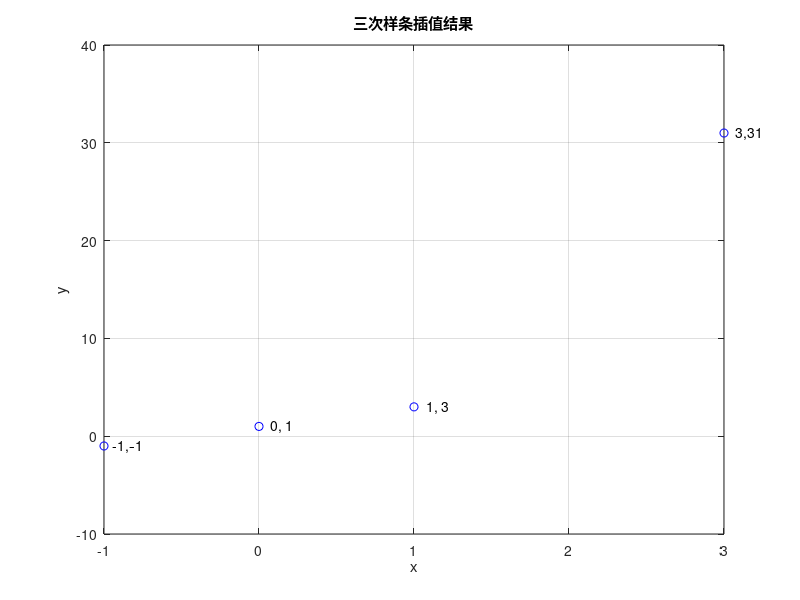

The MATLAB script that drew this image: (Note: this script raises an error after producing the figure.)
clc, clear, close all
x = [ -1, 0, 1, 3];
y = [-1, 1, 3, 31];
x_line = -2:0.1:4;
c1 = csape(x, y, 'complete', [4, 28]);
c2 = ppval(c1,x_line);
%d = fnder(c1, 1);
plot(x,y,'bo');
str=[repmat('   ',4,1),num2str(x') repmat(',',4,1) num2str(y')];
text(x,y,cellstr(str),'HorizontalAlignment', 'left');
title('三次样条插值结果');
xlabel('x');
ylabel('y');
hold on;
grid on
%plot(x_line,c2,'--b.');

syms x f0(x) f1(x) f2(x) f a b
f0 = -1 * (1 + 2 * (x + 1) / (0 + 1))*((x - 0) / (-1 - 0))^2 + ... 
     1 * (1 + 2 * (x - 0) / (-1 - 0))*((x + 1) / (0 + 1))^2 + ...
     4 * (x + 1) * ( (x - 0) / (-1 - 0))^2 + ...
     1 * (x - 0) * ( (x + 1) / (0 + 1))^2;
f1 = 1 * (1 + 2 * (x - 0) / (1 - 0))*((x - 1) / (0 - 1))^2 + ... 
     3 * (1 + 2 * (x - 1) / (0 - 1))*((x - 0) / (1 - 0))^2 + ...
     1 * (x - 0) * ( (x - 1) / (0 - 1))^2 + ...
     4 * (x - 1) * ( (x - 0) / (1 - 0))^2;
f2 = 3 * (1 + 2 * (x - 1) / (3 - 1))*((x - 3) / (1 - 3))^2 + ... 
     31 * (1 + 2 * (x - 3) / (1 - 3))*((x - 1) / (3 - 1))^2 + ...
     4 * (x - 1) * ( (x - 3) / (1 - 3))^2 + ...
     28 * (x - 3) * ( (x - 1) / (3 - 1))^2;

f3 = -2 * (1 + 2 * (x - 1) / (2 - 1))*((x - 2) / (1 - 2))^2 + ... 
     0 * (1 + 2 * (x - 3) / (1 - 3))*((x - 1) / (3 - 1))^2 + ...
     4 * (x - 1) * ( (x - 2) / (1 - 2))^2 + ...
     0 * (x - 3) * ( (x - 1) / (3 - 1))^2;

f4 = 0 * (1 + 2 * (x - 1) / (3 - 1))*((x - 3) / (1 - 3))^2 + ... 
     2 * (1 + 2 * (x - 3) / (2 - 3))*((x - 2) / (3 - 2))^2 + ...
     0 * (x - 1) * ( (x - 3) / (1 - 3))^2 + ...
     -4 * (x - 3) * ( (x - 2) / (3 - 2))^2;

s0 = simplify(f0);
s0 = expand(s0);
s1 = simplify(f1);
s1 = expand(s1);
s2 = simplify(f2);
s2 = expand(s2);
s3 = simplify(f3);
s3 = expand(s3);
s4 = simplify(f4);
s4 = expand(s4);
fplot(s0, [-2,0],'-r');
fplot(s1, [0,1],'-r');
fplot(s2, [1,4],'-r');
legend({'插值点','$S(x) = x^3 + x + 1$'},'Interpreter','latex','Location','northwest');


f = (x-2)^2 * (x-1) * (x-3);
s = expand(f);